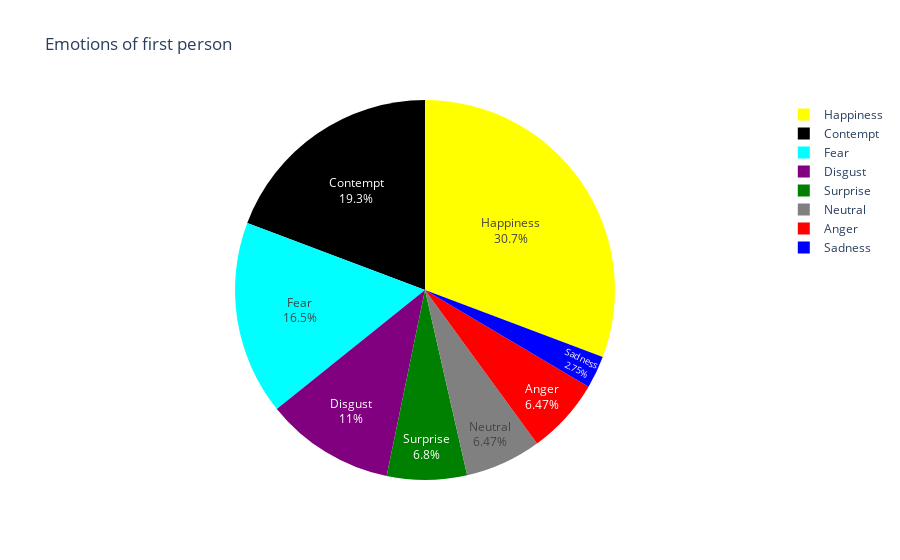

Notebook source saved alongside this figure:
### Code cell
fig = px.pie(values=emo_df.loc[emo_df['Name']=='0'].values[0][1:],names=emo_df.columns[1:], title="Emotions of first person", color=emo_df.columns[1:],color_discrete_map=color_scheme)
fig.update_traces(textposition='inside', textinfo='percent+label')
fig.show()

### Figure 1 — Plotly figure (JSON) as saved in the notebook; plotly's stock layout.template omitted (floating-point values rounded to 4 significant figures)
{"data": [{"customdata": [["Happiness"], ["Contempt"], ["Fear"], ["Disgust"], ["Surprise"], ["Neutral"], ["Anger"], ["Sadness"]], "domain": {"x": [0, 1], "y": [0, 1]}, "hovertemplate": "label=%{label}<br>value=%{value}<br>color=%{customdata[0]}<extra></extra>", "labels": ["Happiness", "Contempt", "Fear", "Disgust", "Surprise", "Neutral", "Anger", "Sadness"], "legendgroup": "", "marker": {"colors": ["yellow", "black", "cyan", "purple", "green", "gray", "red", "blue"]}, "name": "", "showlegend": true, "textinfo": "percent+label", "textposition": "inside", "type": "pie", "values": [190, 119, 102, 68, 42, 40, 40, 17]}], "layout": {"legend": {"tracegroupgap": 0}, "title": {"text": "Emotions of first person"}}}
